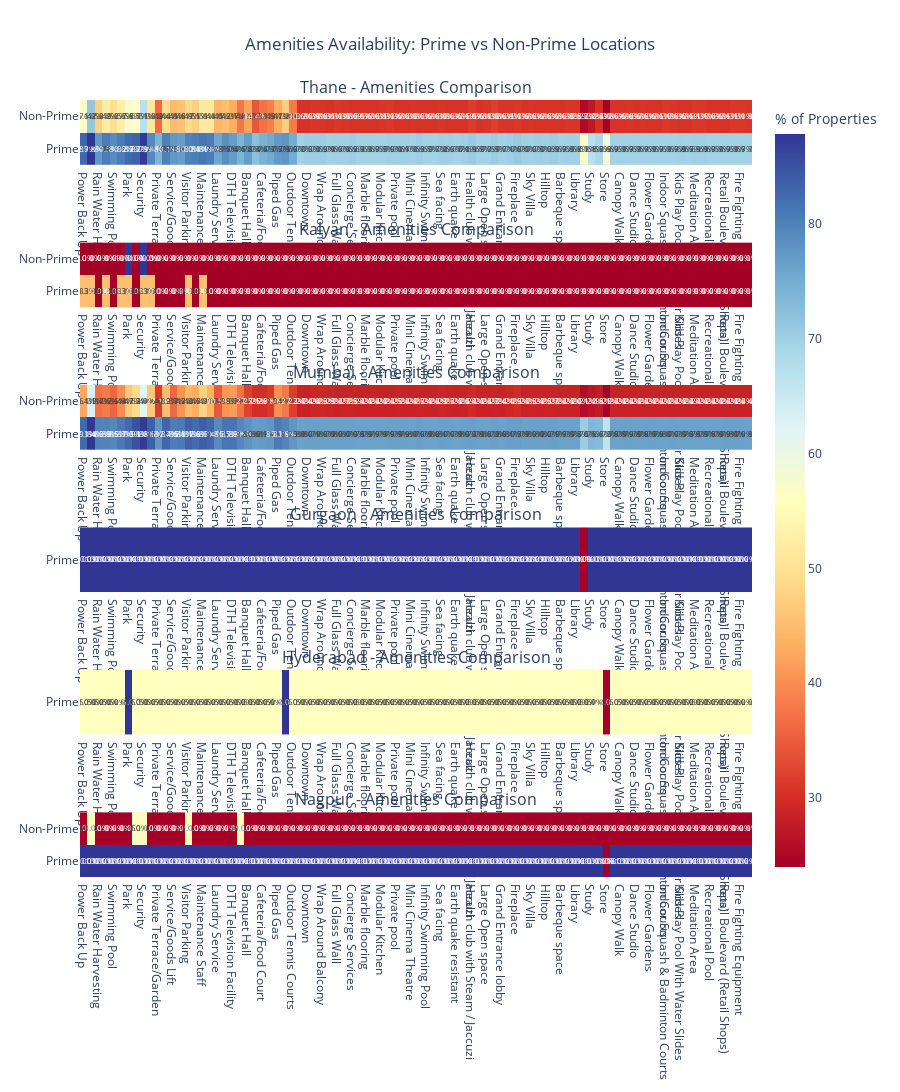

Notebook code for this chart:
### Code cell
# creating heatmap for amenities comparison

# Create separate heatmaps for each city
cities = list(amenity_analysis.keys())

fig = make_subplots(
    rows=len(cities), cols=1,
    subplot_titles=[f'{city} - Amenities Comparison' for city in cities],
    vertical_spacing=0.1
)

for i, city in enumerate(cities):
    city_data = amenity_analysis[city]
    
    # Prepare data for heatmap
    location_types = ['Prime', 'Non-Prime']
    z_data = []
    y_labels = []
    
    for location_type in location_types:
        if location_type in city_data:
            row_data = []
            for amenity in amenities_list:
                if amenity in city_data[location_type]:
                    row_data.append(city_data[location_type][amenity]['percentage'])
                else:
                    row_data.append(0)
            z_data.append(row_data)
            y_labels.append(location_type)
    
    if z_data:
        fig.add_trace(
            go.Heatmap(
                z=z_data,
                x=amenities_list,
                y=y_labels,
                colorscale='RdYlBu',
                text=[[f'{round(val,1)}%' for val in row] for row in z_data],
                texttemplate="%{text}",
                textfont={"size": 8},
                showscale=(i == 0),
                colorbar=dict(title="% of Properties") if i == 0 else None
            ),
            row=i+1, col=1
        )

fig.update_layout(
    title_text="Amenities Availability: Prime vs Non-Prime Locations",
    height=400 * len(cities),
    title_x=0.5
)

### Figure 1 — Plotly figure (JSON) as saved in the notebook; plotly's stock layout.template omitted (floating-point values rounded to 4 significant figures; data arrays with more than 128 entries replaced by an {"elided": "..."} marker saying what was removed)
{"data": [{"colorbar": {"title": {"text": "% of Properties"}}, "colorscale": [[0, "rgb(165,0,38)"], [0.1, "rgb(215,48,39)"], [0.2, "rgb(244,109,67)"], [0.3, "rgb(253,174,97)"], [0.4, "rgb(254,224,144)"], [0.5, "rgb(255,255,191)"], [0.6, "rgb(224,243,248)"], [0.7, "rgb(171,217,233)"], [0.8, "rgb(116,173,209)"], [0.9, "rgb(69,117,180)"], [1, "rgb(49,54,149)"]], "showscale": true, "text": {"elided": "2x90 str values"}, "textfont": {"size": 8}, "texttemplate": "%{text}", "type": "heatmap", "x": ["Power Back Up", "Lift", "Rain Water Harvesting", "Club House", "Swimming Pool", "Gymnasium", "Park", "Parking.1", "Security", "Water Storage", "Private Terrace/Garden", "Vaastu Compliant", "Service/Goods Lift", "Air Conditioned", "Visitor Parking", "Intercom Facility", "Maintenance Staff", "Waste Disposal", "Laundry Service", "Internet/Wi-Fi Connectivity", "DTH Television Facility", "RO Water System", "Banquet Hall", "Bar/Lounge", "Cafeteria/Food Court", "Conference Room", "Piped Gas", "Jogging and Strolling Track", "Outdoor Tennis Courts", "Mansion", "Downtown", "Skyline View", "Wrap Around Balcony", "Island Kitchen Layout", "Full Glass Wall", "House help accommodation", "Concierge Services", "Garden View", "Marble flooring", "Well Furnished", "Modular Kitchen", "Helipad", "Private pool ", "Private Jaccuzi", "Mini Cinema Theatre", "Golf Course", "Infinity Swimming Pool", "Pool with temperature control ", "Sea facing", "Skydeck", "Earth quake resistant", "Theme based Architectures", "Health club with Steam / Jaccuzi", "Large Clubhouse ", "Large Open space", "Fingerprint Access", "Grand Entrance lobby", "Private Garage", "Fireplace", "Wine Cellar", "Sky Villa", "Water Front", "Hilltop", "Smart Home", "Barbeque space", "Kids play area", "Library", "Puja Room", "Study", "Servant Room", "Store", "Aerobics Room", "Canopy Walk", "Coffee Lounge & Restaurants", "Dance Studio", "Event Space & Amphitheatre", "Flower Gardens", "Guest Accommodation", "Indoor Squash & Badminton Courts", "Kids Play Area", "Kids Play Pool With Water Slides", "Library And Business Centre", "Meditation Area", "Multipurpose Courts", "Recreational Pool", "Rentable CommuniPfty Space", "Retail Boulevard (Retail Shops)", "Cycling & Jogging Track", "Fire Fighting Equipment", "Aesthetically designed landscape garden"], "xaxis": "x", "y": ["Prime", "Non-Prime"], "yaxis": "y", "z": {"elided": "2x90 float values"}}, {"colorscale": [[0, "rgb(165,0,38)"], [0.1, "rgb(215,48,39)"], [0.2, "rgb(244,109,67)"], [0.3, "rgb(253,174,97)"], [0.4, "rgb(254,224,144)"], [0.5, "rgb(255,255,191)"], [0.6, "rgb(224,243,248)"], [0.7, "rgb(171,217,233)"], [0.8, "rgb(116,173,209)"], [0.9, "rgb(69,117,180)"], [1, "rgb(49,54,149)"]], "showscale": false, "text": {"elided": "2x90 str values"}, "textfont": {"size": 8}, "texttemplate": "%{text}", "type": "heatmap", "x": ["Power Back Up", "Lift", "Rain Water Harvesting", "Club House", "Swimming Pool", "Gymnasium", "Park", "Parking.1", "Security", "Water Storage", "Private Terrace/Garden", "Vaastu Compliant", "Service/Goods Lift", "Air Conditioned", "Visitor Parking", "Intercom Facility", "Maintenance Staff", "Waste Disposal", "Laundry Service", "Internet/Wi-Fi Connectivity", "DTH Television Facility", "RO Water System", "Banquet Hall", "Bar/Lounge", "Cafeteria/Food Court", "Conference Room", "Piped Gas", "Jogging and Strolling Track", "Outdoor Tennis Courts", "Mansion", "Downtown", "Skyline View", "Wrap Around Balcony", "Island Kitchen Layout", "Full Glass Wall", "House help accommodation", "Concierge Services", "Garden View", "Marble flooring", "Well Furnished", "Modular Kitchen", "Helipad", "Private pool ", "Private Jaccuzi", "Mini Cinema Theatre", "Golf Course", "Infinity Swimming Pool", "Pool with temperature control ", "Sea facing", "Skydeck", "Earth quake resistant", "Theme based Architectures", "Health club with Steam / Jaccuzi", "Large Clubhouse ", "Large Open space", "Fingerprint Access", "Grand Entrance lobby", "Private Garage", "Fireplace", "Wine Cellar", "Sky Villa", "Water Front", "Hilltop", "Smart Home", "Barbeque space", "Kids play area", "Library", "Puja Room", "Study", "Servant Room", "Store", "Aerobics Room", "Canopy Walk", "Coffee Lounge & Restaurants", "Dance Studio", "Event Space & Amphitheatre", "Flower Gardens", "Guest Accommodation", "Indoor Squash & Badminton Courts", "Kids Play Area", "Kids Play Pool With Water Slides", "Library And Business Centre", "Meditation Area", "Multipurpose Courts", "Recreational Pool", "Rentable CommuniPfty Space", "Retail Boulevard (Retail Shops)", "Cycling & Jogging Track", "Fire Fighting Equipment", "Aesthetically designed landscape garden"], "xaxis": "x2", "y": ["Prime", "Non-Prime"], "yaxis": "y2", "z": {"elided": "2x90 float values"}}, {"colorscale": [[0, "rgb(165,0,38)"], [0.1, "rgb(215,48,39)"], [0.2, "rgb(244,109,67)"], [0.3, "rgb(253,174,97)"], [0.4, "rgb(254,224,144)"], [0.5, "rgb(255,255,191)"], [0.6, "rgb(224,243,248)"], [0.7, "rgb(171,217,233)"], [0.8, "rgb(116,173,209)"], [0.9, "rgb(69,117,180)"], [1, "rgb(49,54,149)"]], "showscale": false, "text": {"elided": "2x90 str values"}, "textfont": {"size": 8}, "texttemplate": "%{text}", "type": "heatmap", "x": ["Power Back Up", "Lift", "Rain Water Harvesting", "Club House", "Swimming Pool", "Gymnasium", "Park", "Parking.1", "Security", "Water Storage", "Private Terrace/Garden", "Vaastu Compliant", "Service/Goods Lift", "Air Conditioned", "Visitor Parking", "Intercom Facility", "Maintenance Staff", "Waste Disposal", "Laundry Service", "Internet/Wi-Fi Connectivity", "DTH Television Facility", "RO Water System", "Banquet Hall", "Bar/Lounge", "Cafeteria/Food Court", "Conference Room", "Piped Gas", "Jogging and Strolling Track", "Outdoor Tennis Courts", "Mansion", "Downtown", "Skyline View", "Wrap Around Balcony", "Island Kitchen Layout", "Full Glass Wall", "House help accommodation", "Concierge Services", "Garden View", "Marble flooring", "Well Furnished", "Modular Kitchen", "Helipad", "Private pool ", "Private Jaccuzi", "Mini Cinema Theatre", "Golf Course", "Infinity Swimming Pool", "Pool with temperature control ", "Sea facing", "Skydeck", "Earth quake resistant", "Theme based Architectures", "Health club with Steam / Jaccuzi", "Large Clubhouse ", "Large Open space", "Fingerprint Access", "Grand Entrance lobby", "Private Garage", "Fireplace", "Wine Cellar", "Sky Villa", "Water Front", "Hilltop", "Smart Home", "Barbeque space", "Kids play area", "Library", "Puja Room", "Study", "Servant Room", "Store", "Aerobics Room", "Canopy Walk", "Coffee Lounge & Restaurants", "Dance Studio", "Event Space & Amphitheatre", "Flower Gardens", "Guest Accommodation", "Indoor Squash & Badminton Courts", "Kids Play Area", "Kids Play Pool With Water Slides", "Library And Business Centre", "Meditation Area", "Multipurpose Courts", "Recreational Pool", "Rentable CommuniPfty Space", "Retail Boulevard (Retail Shops)", "Cycling & Jogging Track", "Fire Fighting Equipment", "Aesthetically designed landscape garden"], "xaxis": "x3", "y": ["Prime", "Non-Prime"], "yaxis": "y3", "z": {"elided": "2x90 float values"}}, {"colorscale": [[0, "rgb(165,0,38)"], [0.1, "rgb(215,48,39)"], [0.2, "rgb(244,109,67)"], [0.3, "rgb(253,174,97)"], [0.4, "rgb(254,224,144)"], [0.5, "rgb(255,255,191)"], [0.6, "rgb(224,243,248)"], [0.7, "rgb(171,217,233)"], [0.8, "rgb(116,173,209)"], [0.9, "rgb(69,117,180)"], [1, "rgb(49,54,149)"]], "showscale": false, "text": [["100.0%", "100.0%", "100.0%", "100.0%", "100.0%", "100.0%", "100.0%", "100.0%", "100.0%", "100.0%", "100.0%", "100.0%", "100.0%", "100.0%", "100.0%", "100.0%", "100.0%", "100.0%", "100.0%", "100.0%", "100.0%", "100.0%", "100.0%", "100.0%", "100.0%", "100.0%", "100.0%", "100.0%", "100.0%", "100.0%", "100.0%", "100.0%", "100.0%", "100.0%", "100.0%", "100.0%", "100.0%", "100.0%", "100.0%", "100.0%", "100.0%", "100.0%", "100.0%", "100.0%", "100.0%", "100.0%", "100.0%", "100.0%", "100.0%", "100.0%", "100.0%", "100.0%", "100.0%", "100.0%", "100.0%", "100.0%", "100.0%", "100.0%", "100.0%", "100.0%", "100.0%", "100.0%", "100.0%", "100.0%", "100.0%", "100.0%", "100.0%", "0.0%", "100.0%", "100.0%", "100.0%", "100.0%", "100.0%", "100.0%", "100.0%", "100.0%", "100.0%", "100.0%", "100.0%", "100.0%", "100.0%", "100.0%", "100.0%", "100.0%", "100.0%", "100.0%", "100.0%", "100.0%", "100.0%", "100.0%"]], "textfont": {"size": 8}, "texttemplate": "%{text}", "type": "heatmap", "x": ["Power Back Up", "Lift", "Rain Water Harvesting", "Club House", "Swimming Pool", "Gymnasium", "Park", "Parking.1", "Security", "Water Storage", "Private Terrace/Garden", "Vaastu Compliant", "Service/Goods Lift", "Air Conditioned", "Visitor Parking", "Intercom Facility", "Maintenance Staff", "Waste Disposal", "Laundry Service", "Internet/Wi-Fi Connectivity", "DTH Television Facility", "RO Water System", "Banquet Hall", "Bar/Lounge", "Cafeteria/Food Court", "Conference Room", "Piped Gas", "Jogging and Strolling Track", "Outdoor Tennis Courts", "Mansion", "Downtown", "Skyline View", "Wrap Around Balcony", "Island Kitchen Layout", "Full Glass Wall", "House help accommodation", "Concierge Services", "Garden View", "Marble flooring", "Well Furnished", "Modular Kitchen", "Helipad", "Private pool ", "Private Jaccuzi", "Mini Cinema Theatre", "Golf Course", "Infinity Swimming Pool", "Pool with temperature control ", "Sea facing", "Skydeck", "Earth quake resistant", "Theme based Architectures", "Health club with Steam / Jaccuzi", "Large Clubhouse ", "Large Open space", "Fingerprint Access", "Grand Entrance lobby", "Private Garage", "Fireplace", "Wine Cellar", "Sky Villa", "Water Front", "Hilltop", "Smart Home", "Barbeque space", "Kids play area", "Library", "Puja Room", "Study", "Servant Room", "Store", "Aerobics Room", "Canopy Walk", "Coffee Lounge & Restaurants", "Dance Studio", "Event Space & Amphitheatre", "Flower Gardens", "Guest Accommodation", "Indoor Squash & Badminton Courts", "Kids Play Area", "Kids Play Pool With Water Slides", "Library And Business Centre", "Meditation Area", "Multipurpose Courts", "Recreational Pool", "Rentable CommuniPfty Space", "Retail Boulevard (Retail Shops)", "Cycling & Jogging Track", "Fire Fighting Equipment", "Aesthetically designed landscape garden"], "xaxis": "x4", "y": ["Prime"], "yaxis": "y4", "z": [[100, 100, 100, 100, 100, 100, 100, 100, 100, 100, 100, 100, 100, 100, 100, 100, 100, 100, 100, 100, 100, 100, 100, 100, 100, 100, 100, 100, 100, 100, 100, 100, 100, 100, 100, 100, 100, 100, 100, 100, 100, 100, 100, 100, 100, 100, 100, 100, 100, 100, 100, 100, 100, 100, 100, 100, 100, 100, 100, 100, 100, 100, 100, 100, 100, 100, 100, 0, 100, 100, 100, 100, 100, 100, 100, 100, 100, 100, 100, 100, 100, 100, 100, 100, 100, 100, 100, 100, 100, 100]]}, {"colorscale": [[0, "rgb(165,0,38)"], [0.1, "rgb(215,48,39)"], [0.2, "rgb(244,109,67)"], [0.3, "rgb(253,174,97)"], [0.4, "rgb(254,224,144)"], [0.5, "rgb(255,255,191)"], [0.6, "rgb(224,243,248)"], [0.7, "rgb(171,217,233)"], [0.8, "rgb(116,173,209)"], [0.9, "rgb(69,117,180)"], [1, "rgb(49,54,149)"]], "showscale": false, "text": [["50.0%", "50.0%", "50.0%", "50.0%", "50.0%", "50.0%", "75.0%", "50.0%", "50.0%", "50.0%", "50.0%", "50.0%", "50.0%", "50.0%", "50.0%", "50.0%", "50.0%", "50.0%", "50.0%", "50.0%", "50.0%", "50.0%", "50.0%", "50.0%", "50.0%", "50.0%", "50.0%", "75.0%", "50.0%", "50.0%", "50.0%", "50.0%", "50.0%", "50.0%", "50.0%", "50.0%", "50.0%", "50.0%", "50.0%", "50.0%", "50.0%", "50.0%", "50.0%", "50.0%", "50.0%", "50.0%", "50.0%", "50.0%", "50.0%", "50.0%", "50.0%", "50.0%", "50.0%", "50.0%", "50.0%", "50.0%", "50.0%", "50.0%", "50.0%", "50.0%", "50.0%", "50.0%", "50.0%", "50.0%", "50.0%", "50.0%", "50.0%", "50.0%", "50.0%", "50.0%", "25.0%", "50.0%", "50.0%", "50.0%", "50.0%", "50.0%", "50.0%", "50.0%", "50.0%", "50.0%", "50.0%", "50.0%", "50.0%", "50.0%", "50.0%", "50.0%", "50.0%", "50.0%", "50.0%", "50.0%"]], "textfont": {"size": 8}, "texttemplate": "%{text}", "type": "heatmap", "x": ["Power Back Up", "Lift", "Rain Water Harvesting", "Club House", "Swimming Pool", "Gymnasium", "Park", "Parking.1", "Security", "Water Storage", "Private Terrace/Garden", "Vaastu Compliant", "Service/Goods Lift", "Air Conditioned", "Visitor Parking", "Intercom Facility", "Maintenance Staff", "Waste Disposal", "Laundry Service", "Internet/Wi-Fi Connectivity", "DTH Television Facility", "RO Water System", "Banquet Hall", "Bar/Lounge", "Cafeteria/Food Court", "Conference Room", "Piped Gas", "Jogging and Strolling Track", "Outdoor Tennis Courts", "Mansion", "Downtown", "Skyline View", "Wrap Around Balcony", "Island Kitchen Layout", "Full Glass Wall", "House help accommodation", "Concierge Services", "Garden View", "Marble flooring", "Well Furnished", "Modular Kitchen", "Helipad", "Private pool ", "Private Jaccuzi", "Mini Cinema Theatre", "Golf Course", "Infinity Swimming Pool", "Pool with temperature control ", "Sea facing", "Skydeck", "Earth quake resistant", "Theme based Architectures", "Health club with Steam / Jaccuzi", "Large Clubhouse ", "Large Open space", "Fingerprint Access", "Grand Entrance lobby", "Private Garage", "Fireplace", "Wine Cellar", "Sky Villa", "Water Front", "Hilltop", "Smart Home", "Barbeque space", "Kids play area", "Library", "Puja Room", "Study", "Servant Room", "Store", "Aerobics Room", "Canopy Walk", "Coffee Lounge & Restaurants", "Dance Studio", "Event Space & Amphitheatre", "Flower Gardens", "Guest Accommodation", "Indoor Squash & Badminton Courts", "Kids Play Area", "Kids Play Pool With Water Slides", "Library And Business Centre", "Meditation Area", "Multipurpose Courts", "Recreational Pool", "Rentable CommuniPfty Space", "Retail Boulevard (Retail Shops)", "Cycling & Jogging Track", "Fire Fighting Equipment", "Aesthetically designed landscape garden"], "xaxis": "x5", "y": ["Prime"], "yaxis": "y5", "z": [[50, 50, 50, 50, 50, 50, 75, 50, 50, 50, 50, 50, 50, 50, 50, 50, 50, 50, 50, 50, 50, 50, 50, 50, 50, 50, 50, 75, 50, 50, 50, 50, 50, 50, 50, 50, 50, 50, 50, 50, 50, 50, 50, 50, 50, 50, 50, 50, 50, 50, 50, 50, 50, 50, 50, 50, 50, 50, 50, 50, 50, 50, 50, 50, 50, 50, 50, 50, 50, 50, 25, 50, 50, 50, 50, 50, 50, 50, 50, 50, 50, 50, 50, 50, 50, 50, 50, 50, 50, 50]]}, {"colorscale": [[0, "rgb(165,0,38)"], [0.1, "rgb(215,48,39)"], [0.2, "rgb(244,109,67)"], [0.3, "rgb(253,174,97)"], [0.4, "rgb(254,224,144)"], [0.5, "rgb(255,255,191)"], [0.6, "rgb(224,243,248)"], [0.7, "rgb(171,217,233)"], [0.8, "rgb(116,173,209)"], [0.9, "rgb(69,117,180)"], [1, "rgb(49,54,149)"]], "showscale": false, "text": {"elided": "2x90 str values"}, "textfont": {"size": 8}, "texttemplate": "%{text}", "type": "heatmap", "x": ["Power Back Up", "Lift", "Rain Water Harvesting", "Club House", "Swimming Pool", "Gymnasium", "Park", "Parking.1", "Security", "Water Storage", "Private Terrace/Garden", "Vaastu Compliant", "Service/Goods Lift", "Air Conditioned", "Visitor Parking", "Intercom Facility", "Maintenance Staff", "Waste Disposal", "Laundry Service", "Internet/Wi-Fi Connectivity", "DTH Television Facility", "RO Water System", "Banquet Hall", "Bar/Lounge", "Cafeteria/Food Court", "Conference Room", "Piped Gas", "Jogging and Strolling Track", "Outdoor Tennis Courts", "Mansion", "Downtown", "Skyline View", "Wrap Around Balcony", "Island Kitchen Layout", "Full Glass Wall", "House help accommodation", "Concierge Services", "Garden View", "Marble flooring", "Well Furnished", "Modular Kitchen", "Helipad", "Private pool ", "Private Jaccuzi", "Mini Cinema Theatre", "Golf Course", "Infinity Swimming Pool", "Pool with temperature control ", "Sea facing", "Skydeck", "Earth quake resistant", "Theme based Architectures", "Health club with Steam / Jaccuzi", "Large Clubhouse ", "Large Open space", "Fingerprint Access", "Grand Entrance lobby", "Private Garage", "Fireplace", "Wine Cellar", "Sky Villa", "Water Front", "Hilltop", "Smart Home", "Barbeque space", "Kids play area", "Library", "Puja Room", "Study", "Servant Room", "Store", "Aerobics Room", "Canopy Walk", "Coffee Lounge & Restaurants", "Dance Studio", "Event Space & Amphitheatre", "Flower Gardens", "Guest Accommodation", "Indoor Squash & Badminton Courts", "Kids Play Area", "Kids Play Pool With Water Slides", "Library And Business Centre", "Meditation Area", "Multipurpose Courts", "Recreational Pool", "Rentable CommuniPfty Space", "Retail Boulevard (Retail Shops)", "Cycling & Jogging Track", "Fire Fighting Equipment", "Aesthetically designed landscape garden"], "xaxis": "x6", "y": ["Prime", "Non-Prime"], "yaxis": "y6", "z": {"elided": "2x90 int values"}}], "layout": {"annotations": [{"font": {"size": 16}, "showarrow": false, "text": "Thane - Amenities Comparison", "x": 0.5, "xanchor": "center", "xref": "paper", "y": 1, "yanchor": "bottom", "yref": "paper"}, {"font": {"size": 16}, "showarrow": false, "text": "Kalyan - Amenities Comparison", "x": 0.5, "xanchor": "center", "xref": "paper", "y": 0.8167, "yanchor": "bottom", "yref": "paper"}, {"font": {"size": 16}, "showarrow": false, "text": "Mumbai - Amenities Comparison", "x": 0.5, "xanchor": "center", "xref": "paper", "y": 0.6333, "yanchor": "bottom", "yref": "paper"}, {"font": {"size": 16}, "showarrow": false, "text": "Gurgaon - Amenities Comparison", "x": 0.5, "xanchor": "center", "xref": "paper", "y": 0.45, "yanchor": "bottom", "yref": "paper"}, {"font": {"size": 16}, "showarrow": false, "text": "Hyderabad - Amenities Comparison", "x": 0.5, "xanchor": "center", "xref": "paper", "y": 0.2667, "yanchor": "bottom", "yref": "paper"}, {"font": {"size": 16}, "showarrow": false, "text": "Nagpur - Amenities Comparison", "x": 0.5, "xanchor": "center", "xref": "paper", "y": 0.08333, "yanchor": "bottom", "yref": "paper"}], "height": 2400, "title": {"text": "Amenities Availability: Prime vs Non-Prime Locations", "x": 0.5}, "xaxis": {"anchor": "y", "domain": [0, 1]}, "xaxis2": {"anchor": "y2", "domain": [0, 1]}, "xaxis3": {"anchor": "y3", "domain": [0, 1]}, "xaxis4": {"anchor": "y4", "domain": [0, 1]}, "xaxis5": {"anchor": "y5", "domain": [0, 1]}, "xaxis6": {"anchor": "y6", "domain": [0, 1]}, "yaxis": {"anchor": "x", "domain": [0.9167, 1]}, "yaxis2": {"anchor": "x2", "domain": [0.7333, 0.8167]}, "yaxis3": {"anchor": "x3", "domain": [0.55, 0.6333]}, "yaxis4": {"anchor": "x4", "domain": [0.3667, 0.45]}, "yaxis5": {"anchor": "x5", "domain": [0.1833, 0.2667]}, "yaxis6": {"anchor": "x6", "domain": [0, 0.08333]}}}
